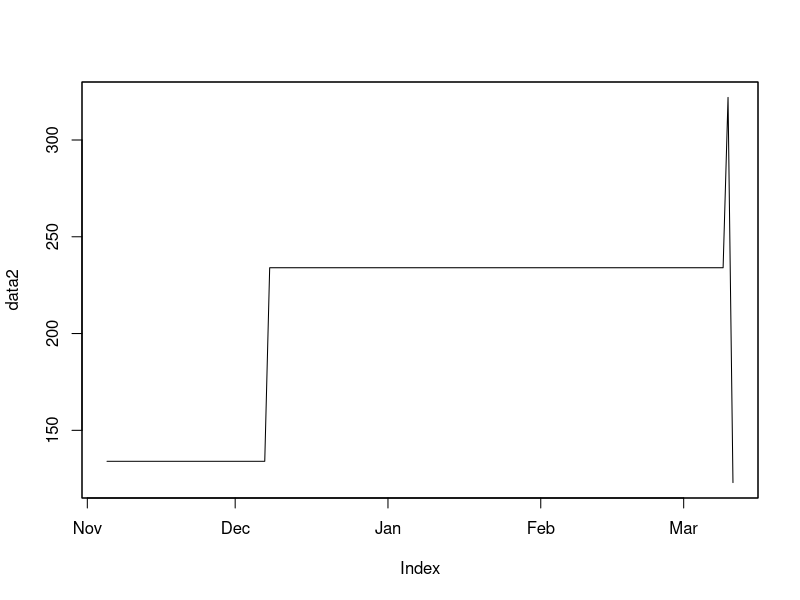

Reproduce this figure in R.
require(zoo)
data = data.frame(date = as.Date(c('2007-11-05', '2007-12-08', '2008-03-10', '2008-03-11')), value = c(134, 234, 322, 123))
data = zoo(data$value, data$date)
days = seq(start(data), end(data), "day")
data2 = na.locf(merge(data, zoo(,days)))
plot(data2)